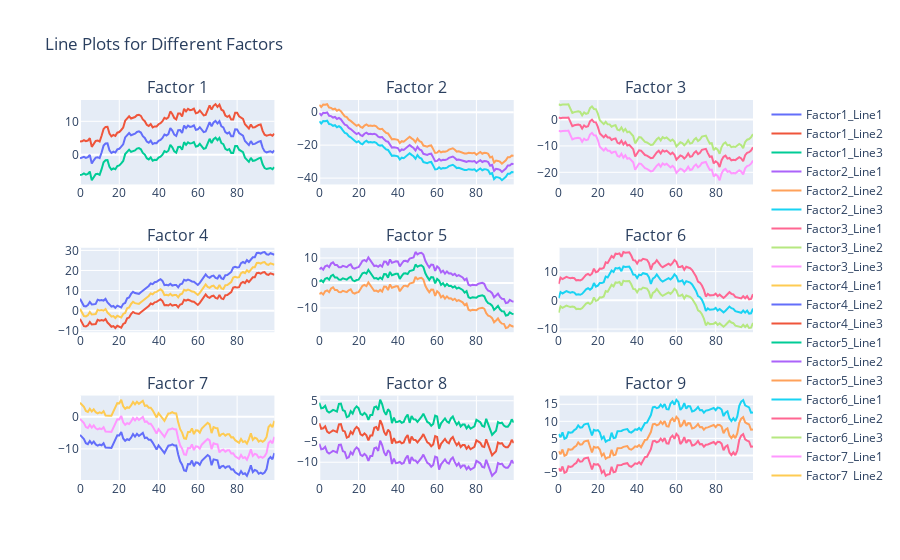

Notebook code for this chart:
### Code cell
import plotly.graph_objects as go
from plotly.subplots import make_subplots
import pandas as pd
import numpy as np

# 假設你有九組因子資料，每組有三條線
# 請替換這裡的資料，使用你的真實資料
factor_data = {
    "Factor1": np.random.randn(100).cumsum(),
    "Factor2": np.random.randn(100).cumsum(),
    "Factor3": np.random.randn(100).cumsum(),
    "Factor4": np.random.randn(100).cumsum(),
    "Factor5": np.random.randn(100).cumsum(),
    "Factor6": np.random.randn(100).cumsum(),
    "Factor7": np.random.randn(100).cumsum(),
    "Factor8": np.random.randn(100).cumsum(),
    "Factor9": np.random.randn(100).cumsum(),
}

# Create a subplot with 3 rows and 3 columns
fig = make_subplots(
    rows=3, cols=3, subplot_titles=[f"Factor {i}" for i in range(1, 10)]
)

# Add traces for each factor
for i, (factor_name, factor_series) in enumerate(factor_data.items(), start=1):
    row = (i - 1) // 3 + 1
    col = (i - 1) % 3 + 1
    trace = go.Scatter(
        x=np.arange(100), y=factor_series, mode="lines", name=factor_name + "_Line1"
    )
    fig.add_trace(trace, row=row, col=col)

    trace = go.Scatter(
        x=np.arange(100), y=factor_series + 5, mode="lines", name=factor_name + "_Line2"
    )
    fig.add_trace(trace, row=row, col=col)

    trace = go.Scatter(
        x=np.arange(100), y=factor_series - 5, mode="lines", name=factor_name + "_Line3"
    )
    fig.add_trace(trace, row=row, col=col)

# Update layout
fig.update_layout(
    title_text="Line Plots for Different Factors",
    showlegend=True,
)

# Show the plot
fig.show()
